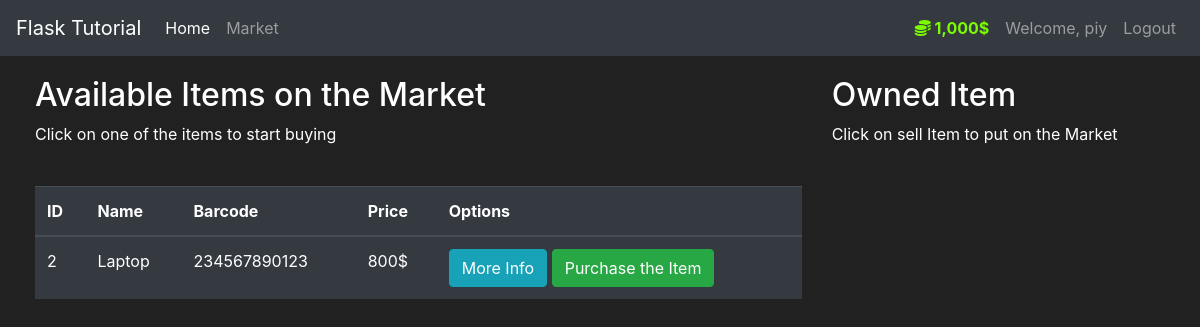
/market (signed in), run on an earlier commit of the app's database.
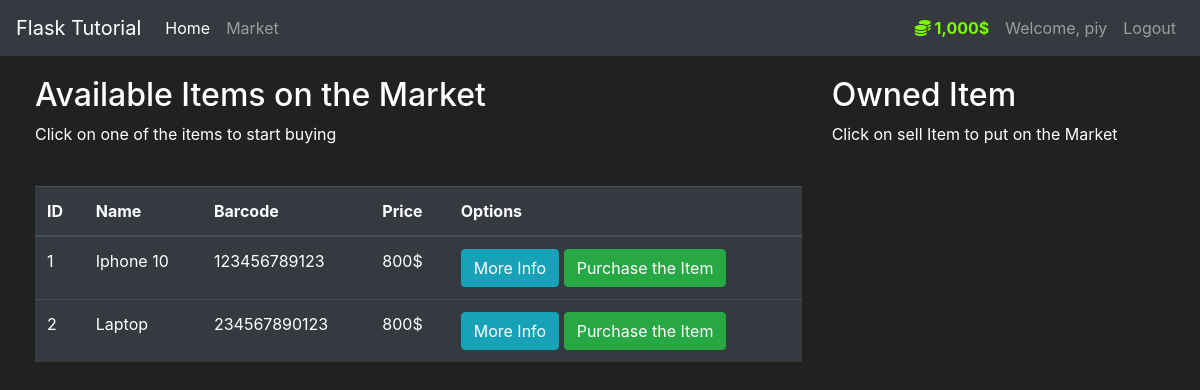
And on a later commit of the database.
### market/models.py (models this page shows, shortened)
class User(db.Model, UserMixin):
    id = db.Column(db.Integer(), primary_key=True)
    username = db.Column(db.String(length=30), nullable=False, unique=True)
    email_address = db.Column(db.String(length=50), nullable=False, unique=True)
    password_hash = db.Column(db.String(length=60), nullable=False)
    budget = db.Column(db.Integer(), nullable=False, default=1000)
    items = db.relationship('Item', backref='owned_user', lazy=True)
    @property
    def prettier_budget(self):
        if len(str(self.budget)) >= 4:
            return f'{str(self.budget)[:-3]},{str(self.budget)[-3:]}$'
        else:
            return f"{self.budget}$"
    @property
    def password(self):
        return self.password

class Item(db.Model):
    id = db.Column(db.Integer(), primary_key=True)
    name = db.Column(db.String(length=30), nullable=False, unique=True)
    price = db.Column(db.Integer(), nullable=False)
    barcode = db.Column(db.String(length=12), nullable=False, unique=True)
    description = db.Column(db.String(length=1024), nullable=False, unique=True)
    owner = db.Column(db.Integer(), db.ForeignKey('user.id'))

### market/routes.py (the view, shortened to what this page needs)
@app.route('/market', methods=['GET', 'POST'])
@login_required
def market_page():
    purchase_form=PurchaseItemForm()
    if request.method=="GET" :
        items = Item.query.filter_by(owner=None)
        return render_template('market.html', items=items,purchase_form=purchase_form)

### market/models.py (called while the page is built)
@login_manager.user_loader
def load_user(user_id):
    return User.query.get(int(user_id))

### market/templates/market.html (shortened to what this page needs)
{% extends 'base.html' %}
{% block content %}
<div class="row" style="margin-top:20px; margin-left:20px">
   <div class="col-8">
       <h2>Available Items on the Market</h2>
       <p>Click on one of the items to start buying</p>
       <br>
      <table class="table table-hover table-dark">
         <thead>
            <tr>
               <th scope="col">ID</th>
               <th scope="col">Name</th>
               <th scope="col">Barcode</th>
               <th scope="col">Price</th>
               <th scope="col">Options</th>
            </tr>
         </thead>
         <tbody>
            {% for item in items %}
            <tr>
               <td>{{ item.id }}</td>
               <td>{{ item.name }}</td>
               <td>{{ item.barcode }}</td>
               <td>{{ item.price }}$</td>
               <td>
                  <button class="btn btn-outline btn-info" data-toggle="modal" data-target="#Modal-MoreInfo-{{ item.id }}">More Info</button>
                  <button class="btn btn-outline btn-success" data-toggle="modal" data-target="#Modal-PurchaseConfirm-{{ item.id }}">Purchase the Item</button>
               </td>
            </tr>
            {% endfor %}
         </tbody>
      </table>
   </div>
   <div class="col-4">
    <h2>Owned Item</h2>
    <p>Click on sell Item to put on the Market </p>   </div>
</div>
{% endblock %}

### market/templates/base.html (shortened to what this page needs)
<!doctype html>
<html lang="en">
   <head>
      <link rel="stylesheet" href="https://cdn.jsdelivr.net/npm/bootstrap@4.5.3/dist/css/bootstrap.min.css">
   </head>
   <body>
      <nav class="navbar navbar-expand-md navbar-dark bg-dark">
        <a class="navbar-brand" href="/Home">Flask Tutorial</a>
        <div class="collapse navbar-collapse" id="navbarNav">
            <ul class="navbar-nav mr-auto">
                <li class="nav-item active">
                    <a class="nav-link" href="{{ url_for('home_page') }}">Home <span class="sr-only">(current)</span></a>
                </li>
                <li class="nav-item">
                    <a class="nav-link" href="{{ url_for('market_page') }}">Market</a>
                </li>
            </ul>
            {% if current_user.is_authenticated %}
            <ul class="navbar-nav">
                <li class="nav-item">
                    <a class="nav-link" style="color:lawngreen; font-weight:bold">
                        <i class="fas fa-coins"></i>
                        {{ current_user.prettier_budget }}
                    </a>
                </li>
            </ul>
            <ul class="navbar-nav">
                <li class="nav-item">
                    <a class="nav-link">
                        Welcome, {{ current_user.username }}</a>
                </li>
                <li class="nav-item">
                    <a class="nav-link" href="{{ url_for('logout_page')  }}">Logout</a>
                </li>
            </ul>
            {% endif  %}
        </div>
      </nav>
      {% block content %}
      {% endblock %}
   </body>
</html>

### market/templates/base.html (style rules this page uses)
body { background-color: #212121; color: white }

What changed in the data, as far as the page shows it:
now on this page (row edited): Item: id "1", name "Iphone 10", barcode "123456789123", price "800"
